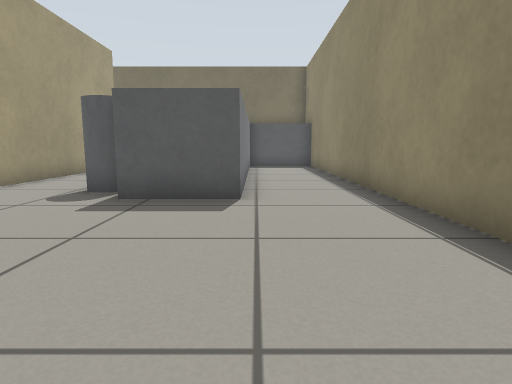
[1] (above)

19 first-person views from a walk through a robot-simulator world made for Gazebo. The camera is 0.5 m above the floor, tilts 8° down and sees 75° across. The floor is counted in squares, 0.5 m on a side. Each view is taken from the middle of a square. On the plan, view 1 faces up. The plan holds only what a view shows up to about 12 squares ahead; the rest is blank. Robots are left out.

[2]
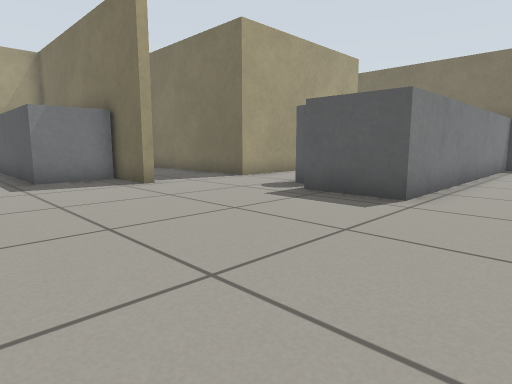

[3]
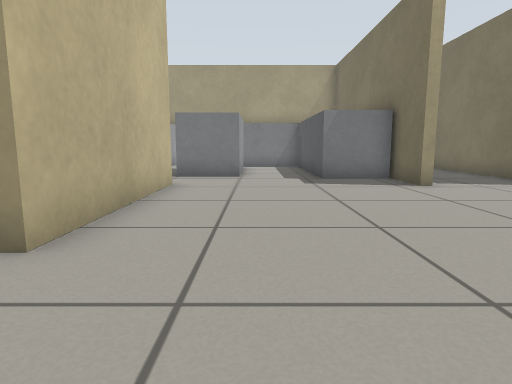

[4]
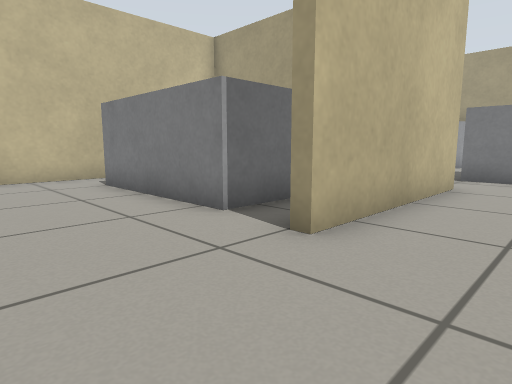

[5]
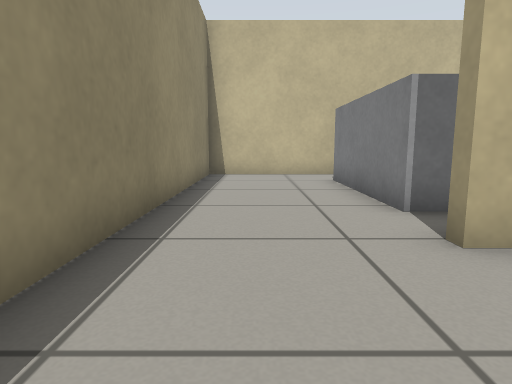

[6]
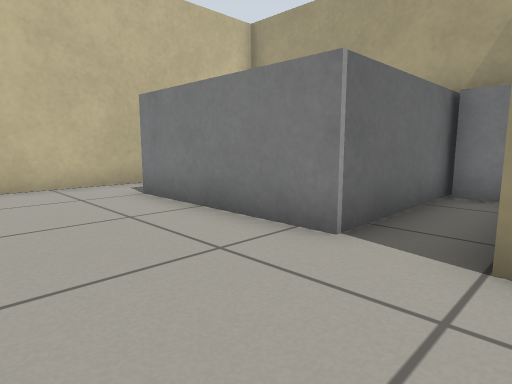

[7]
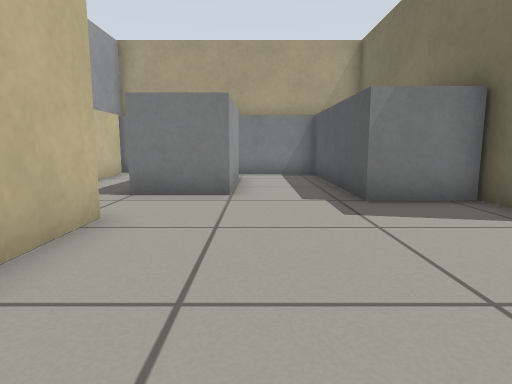

[8]
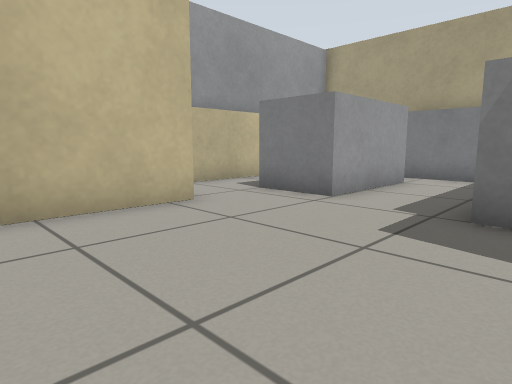

[9]
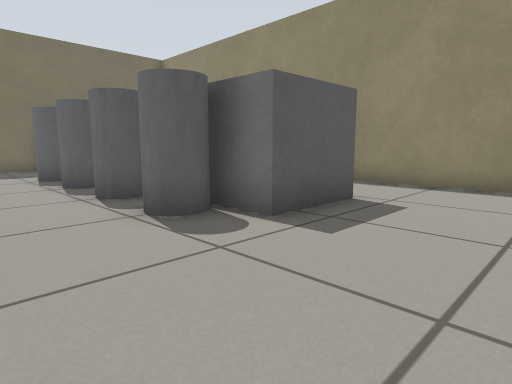

[10]
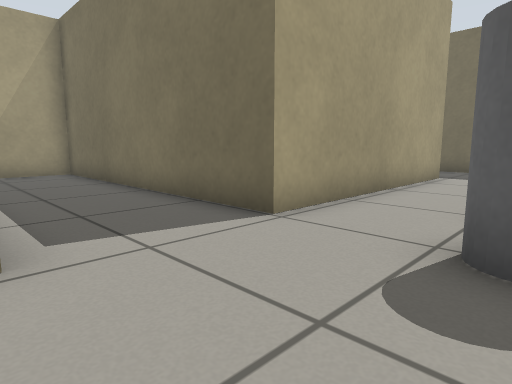

[11]
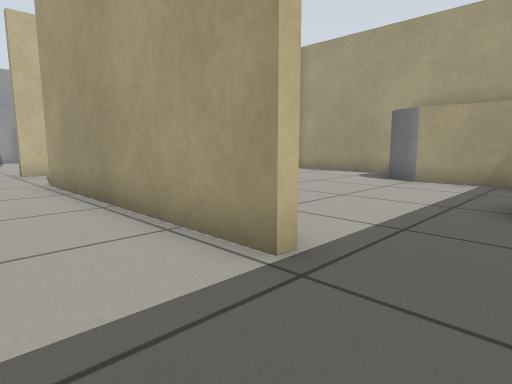

[12]
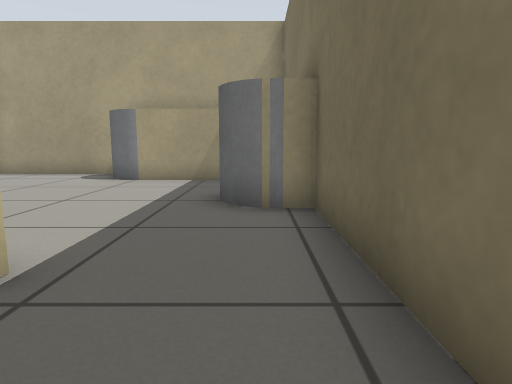

[13]
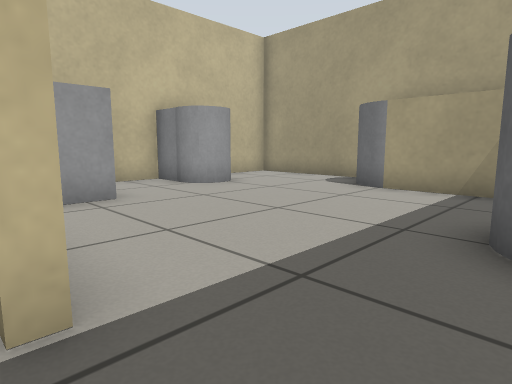

[14]
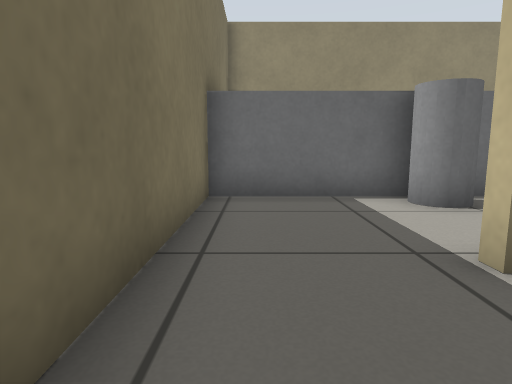

[15]
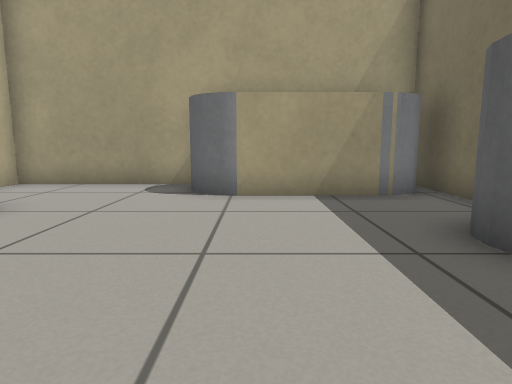

[16]
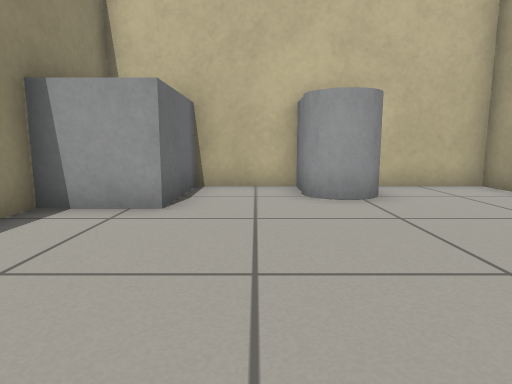

[17]
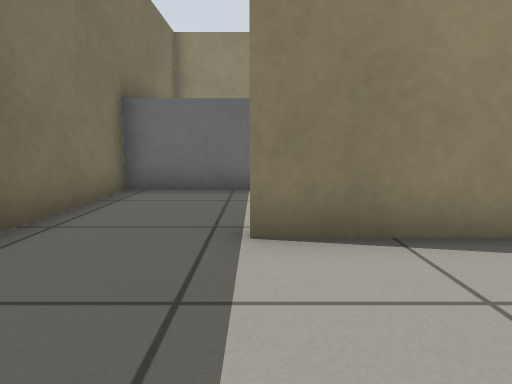

[18]
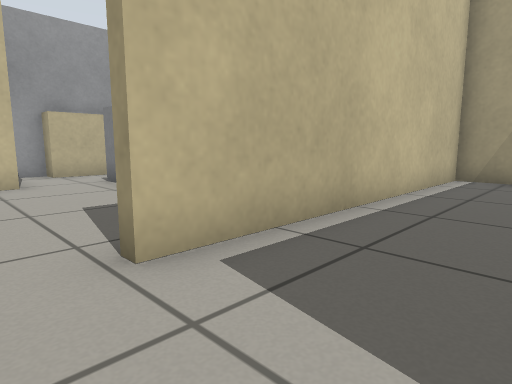

[19]
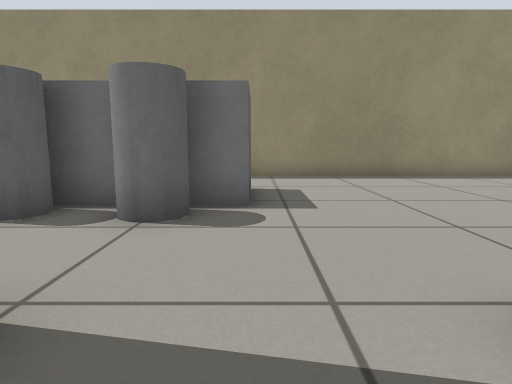

### Floor plan
Key: @ floor where view 1 was taken; # wall or solid block; . floor; B grey box; C grey cylinder.
Columns run from 16 left of view 1 to 3 right of it. Each row starts with its distance up from view 1.
 18 ######C#############
 17 #CC..CC.......B    #
 16 #CC...........B    #
 15 ###.......#...BB   #
 14 #CC.......#..CBB.  #
 13 #CC.......#...BB.  #
 12 #.........#..CBB...#
 11 #.......BB#..C B...#
 10 #...C...B #..C B...#
  9 #...CC..B #..CBB...#
  8 ####B###BB#..CBB...#
  7 #...........CCBB...#
  6 #.............BB...#
  5 #..................#
  4 #BBBBBBB##.........#
  3         B..........#
  2   BBBBBBB..........#
  1 # B................#
  0 # B.............@..#
 -1 # B.BBBB...........#
 -2 #      B..#####....#
 -3      .....BB.......#
 -4  C .......#BBBBB...#
 -5  CC######.B    B...#
 -6          BB    B...#
 -7           B    B...#
 -8           B    B...#
 -9                ....#
-10           #   .....#
-11           ##########

Positions as (right, up) in squares from view 1, and headings:
1: (0, 0), facing up
2: (2, 0), facing up-left
3: (2, 0), facing left
4: (2, 0), facing down-left
5: (1, 1), facing down
6: (2, -2), facing down-left
7: (-2, 0), facing left
8: (-3, 3), facing down-left
9: (-6, 3), facing up-right
10: (-3, 4), facing up-left
11: (-4, 17), facing down-left
12: (-4, 17), facing left
13: (-6, 17), facing down-left
14: (-9, 17), facing right
15: (-7, 14), facing left
16: (-10, 16), facing down
17: (-10, 15), facing right
18: (-5, 7), facing down-left
19: (-8, 6), facing right
